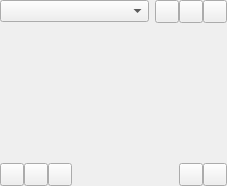
<?xml version="1.0" encoding="UTF-8"?>
<!--
SPDX-FileCopyrightText: 2013-2023 Mattia Basaglia <dev@dragon.best>

SPDX-License-Identifier: LGPL-3.0-or-later
-->
<ui version="4.0">
 <class>color_widgets::ColorPaletteWidget</class>
 <widget class="QWidget" name="color_widgets::ColorPaletteWidget">
  <property name="geometry">
   <rect>
    <x>0</x>
    <y>0</y>
    <width>227</width>
    <height>186</height>
   </rect>
  </property>
  <layout class="QVBoxLayout" name="verticalLayout">
   <property name="leftMargin">
    <number>0</number>
   </property>
   <property name="topMargin">
    <number>0</number>
   </property>
   <property name="rightMargin">
    <number>0</number>
   </property>
   <property name="bottomMargin">
    <number>0</number>
   </property>
   <item>
    <layout class="QHBoxLayout" name="horizontalLayout_3">
     <item>
      <widget class="QComboBox" name="palette_list">
       <property name="sizePolicy">
        <sizepolicy hsizetype="Expanding" vsizetype="Fixed">
         <horstretch>0</horstretch>
         <verstretch>0</verstretch>
        </sizepolicy>
       </property>
      </widget>
     </item>
     <item>
      <widget class="QWidget" name="group_edit_list" native="true">
       <layout class="QHBoxLayout" name="horizontalLayout_2">
        <property name="spacing">
         <number>0</number>
        </property>
        <property name="leftMargin">
         <number>0</number>
        </property>
        <property name="topMargin">
         <number>0</number>
        </property>
        <property name="rightMargin">
         <number>0</number>
        </property>
        <property name="bottomMargin">
         <number>0</number>
        </property>
        <item>
         <widget class="QToolButton" name="button_palette_open">
          <property name="toolTip">
           <string>Open a new palette from file</string>
          </property>
          <property name="icon">
           <iconset theme="document-open">
            <normaloff>.</normaloff>.</iconset>
          </property>
         </widget>
        </item>
        <item>
         <widget class="QToolButton" name="button_palette_new">
          <property name="toolTip">
           <string>Create a new palette</string>
          </property>
          <property name="icon">
           <iconset theme="document-new">
            <normaloff>.</normaloff>.</iconset>
          </property>
         </widget>
        </item>
        <item>
         <widget class="QToolButton" name="button_palette_duplicate">
          <property name="toolTip">
           <string>Duplicate the current palette</string>
          </property>
          <property name="icon">
           <iconset theme="edit-copy">
            <normaloff>.</normaloff>.</iconset>
          </property>
         </widget>
        </item>
       </layout>
      </widget>
     </item>
    </layout>
   </item>
   <item>
    <widget class="QScrollArea" name="scroll_area">
     <property name="frameShape">
      <enum>QFrame::NoFrame</enum>
     </property>
     <property name="horizontalScrollBarPolicy">
      <enum>Qt::ScrollBarAlwaysOff</enum>
     </property>
     <property name="sizeAdjustPolicy">
      <enum>QAbstractScrollArea::AdjustToContentsOnFirstShow</enum>
     </property>
     <property name="widgetResizable">
      <bool>true</bool>
     </property>
     <widget class="QWidget" name="scrollAreaWidgetContents">
      <property name="geometry">
       <rect>
        <x>0</x>
        <y>0</y>
        <width>227</width>
        <height>108</height>
       </rect>
      </property>
      <layout class="QVBoxLayout" name="verticalLayout_2">
       <property name="spacing">
        <number>0</number>
       </property>
       <property name="leftMargin">
        <number>0</number>
       </property>
       <property name="topMargin">
        <number>0</number>
       </property>
       <property name="rightMargin">
        <number>0</number>
       </property>
       <property name="bottomMargin">
        <number>0</number>
       </property>
       <item>
        <widget class="color_widgets::Swatch" name="swatch">
         <property name="colorSizePolicy">
          <enum>color_widgets::Swatch::Minimum</enum>
         </property>
        </widget>
       </item>
      </layout>
     </widget>
    </widget>
   </item>
   <item>
    <widget class="QWidget" name="group_edit_palette" native="true">
     <layout class="QHBoxLayout" name="horizontalLayout">
      <property name="spacing">
       <number>0</number>
      </property>
      <property name="leftMargin">
       <number>0</number>
      </property>
      <property name="topMargin">
       <number>0</number>
      </property>
      <property name="rightMargin">
       <number>0</number>
      </property>
      <property name="bottomMargin">
       <number>0</number>
      </property>
      <item>
       <widget class="QToolButton" name="button_palette_delete">
        <property name="toolTip">
         <string>Delete the current palette</string>
        </property>
        <property name="icon">
         <iconset theme="document-close">
          <normaloff>.</normaloff>.</iconset>
        </property>
       </widget>
      </item>
      <item>
       <widget class="QToolButton" name="button_palette_revert">
        <property name="toolTip">
         <string>Revert changes to the current palette</string>
        </property>
        <property name="icon">
         <iconset theme="document-revert">
          <normaloff>.</normaloff>.</iconset>
        </property>
       </widget>
      </item>
      <item>
       <widget class="QToolButton" name="button_palette_save">
        <property name="toolTip">
         <string>Save changes to the current palette</string>
        </property>
        <property name="icon">
         <iconset theme="document-save">
          <normaloff>.</normaloff>.</iconset>
        </property>
       </widget>
      </item>
      <item>
       <spacer name="horizontalSpacer">
        <property name="orientation">
         <enum>Qt::Horizontal</enum>
        </property>
        <property name="sizeHint" stdset="0">
         <size>
          <width>40</width>
          <height>20</height>
         </size>
        </property>
       </spacer>
      </item>
      <item>
       <widget class="QToolButton" name="button_color_add">
        <property name="toolTip">
         <string>Add a color to the palette</string>
        </property>
        <property name="icon">
         <iconset theme="list-add">
          <normaloff>.</normaloff>.</iconset>
        </property>
       </widget>
      </item>
      <item>
       <widget class="QToolButton" name="button_color_remove">
        <property name="toolTip">
         <string>Remove the selected color from the palette</string>
        </property>
        <property name="icon">
         <iconset theme="list-remove">
          <normaloff>.</normaloff>.</iconset>
        </property>
       </widget>
      </item>
     </layout>
    </widget>
   </item>
  </layout>
 </widget>
 <customwidgets>
  <customwidget>
   <class>color_widgets::Swatch</class>
   <extends>QWidget</extends>
   <header>QtColorWidgets/swatch.hpp</header>
  </customwidget>
 </customwidgets>
 <resources/>
 <connections/>
</ui>
